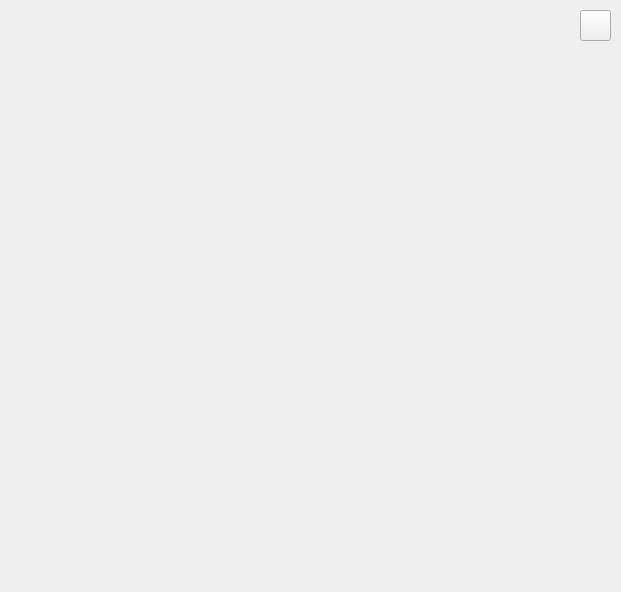
<?xml version="1.0" encoding="UTF-8"?>
<ui version="4.0">
 <class>mySentences</class>
 <widget class="QWidget" name="mySentences">
  <property name="geometry">
   <rect>
    <x>0</x>
    <y>0</y>
    <width>621</width>
    <height>592</height>
   </rect>
  </property>
  <property name="windowTitle">
   <string>Form</string>
  </property>
  <widget class="QPushButton" name="backButton">
   <property name="geometry">
    <rect>
     <x>580</x>
     <y>10</y>
     <width>31</width>
     <height>31</height>
    </rect>
   </property>
   <property name="text">
    <string/>
   </property>
  </widget>
 </widget>
 <resources/>
 <connections/>
</ui>
